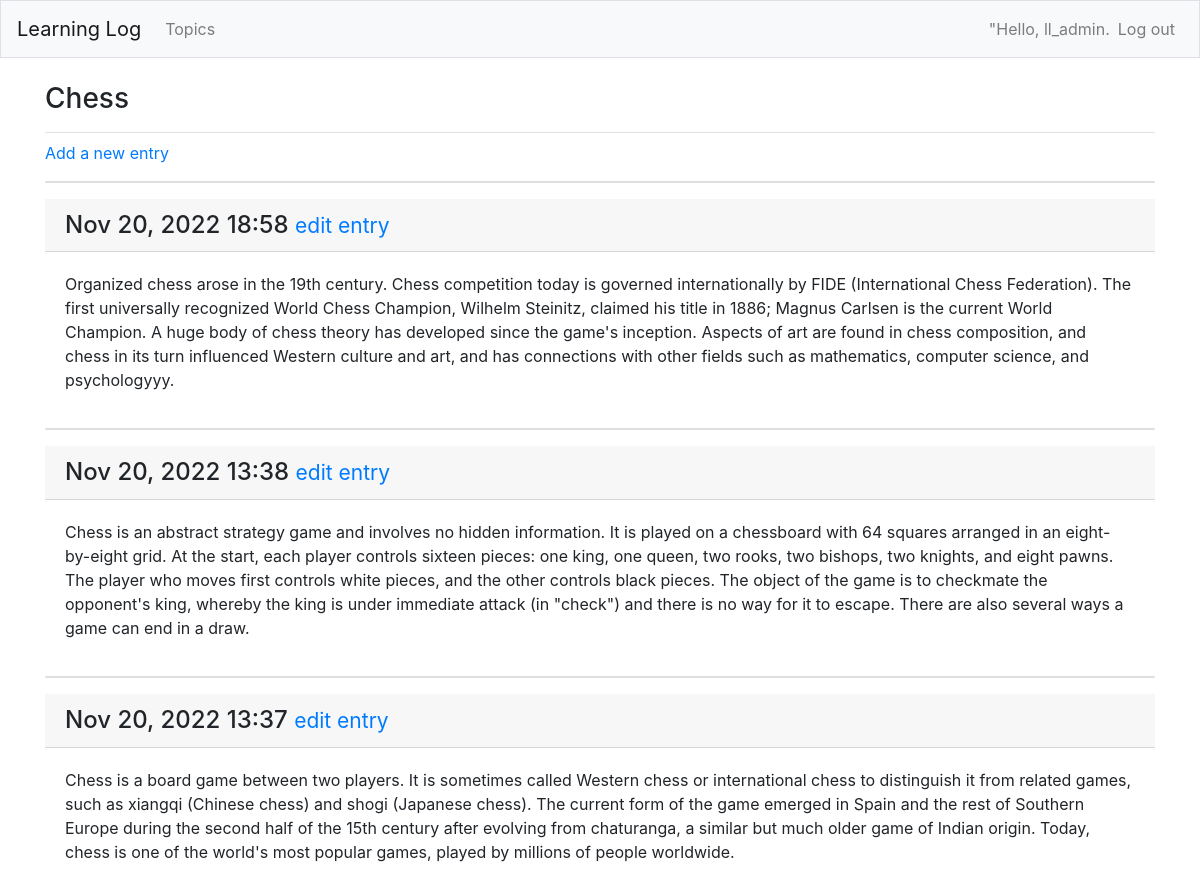
The page /topics/1/ (signed in) on the database its author committed.
### learning_logs/models.py (models this page shows, shortened)
class Topic(models.Model):
    text = models.CharField(max_length=200)
    date_added = models.DateTimeField(auto_now_add=True)
    owner = models.ForeignKey(User, on_delete=models.CASCADE)
    def __str__(self):
        return self.text

class Entry(models.Model):
    topic = models.ForeignKey(Topic, on_delete=models.CASCADE)
    text = models.TextField()
    date_added = models.DateTimeField(auto_now_add=True)
    class Meta:
        verbose_name_plural = 'entries'

### learning_logs/views.py (the view)
# urls.py: path('topics/<int:topic_id>/', views.topic, name='topic'),
@login_required
def topic(request, topic_id):
    topic = Topic.objects.get(id=topic_id)
    if topic.owner != request.user:
        raise Http404
    entries = topic.entry_set.order_by('-date_added')
    context = {'topic': topic, 'entries': entries}
    return render(request, 'learning_logs/topic.html', context)

### learning_logs/templates/learning_logs/topic.html
{% extends 'learning_logs/base.html' %}
{% block page-header %}
    <h3>{{ topic }}</h3>
{% endblock page-header %}
{% block content %}
    <p>
        <a href="{% url 'learning_logs:new_entry' topic.id %}">Add a new entry</a>
    </p>
    {% for entry in entries %}
        <div class="card mb-3"></div>
            <h4 class="card-header">
                {{ entry.date_added|date:'M d, Y H:i' }}
                <small><a href="{% url 'learning_logs:edit_entry' entry.id %}">
                    edit entry</a></small>
            </h4>
            <div class="card-body">
                {{ entry.text|linebreaks }}
            </div>
        </div>
    {% empty %}
            <p>There are no entries for this topic yet</p>
    {% endfor %}
{% endblock content %}

### learning_logs/templates/learning_logs/base.html (shortened to what this page needs)
{% load bootstrap4 %}
<!doctype html>
<html lang="en">
<head>
    {% bootstrap_css %}
</head>
<body>
    <nav class="navbar navbar-expand-md navbar-light bg-light mb-4 border">
        <a class="navbar-brand" href="{% url 'learning_logs:index' %}">
            Learning Log</a>
        <div class="collapse navbar-collapse" id="navbarCollapse">
            <ul class="navbar-nav mr-auto">
                <li class="nav_item">
                    <a class="nav-link" href="{% url 'learning_logs:topics' %}">
                        Topics</a></li>
            </ul>
            <ul class="navbar-nav ml-auto">
                {% if user.is_authenticated %}
                    <li class="nav-item">
                        <span class="navbar-text"}">"Hello, {{ user.username }}.</span>
                    </li>
                    <li class="nav-item">
                        <a class="nav-link" href="{% url 'users:logout' %}">Log out</a>
                    </li>
                {% else %}
                    <li class="nav-item">
                        <a class="nav-link" href="{% url 'users.register' %}">Register</a>
                    </li>
                    <li class="nav-item">
                        <a class="nav-link" href="{% url 'users:login' %}">Log in</a></li>
                {% endif %}
            </ul>
        </div>
    </nav>
    <main role="main" class="container">
        <div class="pb-2 mb-2 border-bottom">
            {% block page-header %}{% endblock page-header %}
        </div>
        <div>
            {% block content %}{% endblock content %}
    </main>
</body>
</html>

### rows shown on the page
Topic: text "Chess"
Entry: date_added "Nov 20, 2022 18:58", text "Organized chess arose in the 19th century. Chess competition today is governed internationally by FIDE (International Chess Federation). The first universally recognized World Chess Champion, Wilhelm Steinitz, claimed his title in 1886; Magnus Carlsen is the current World Champion. A huge body of chess theory has developed since the game's inception. Aspects of art are found in chess composition, and chess in its turn influenced Western culture and art, and has connections with other fields such as mathematics, computer science, and psychologyyy."
Entry: date_added "Nov 20, 2022 13:38", text "Chess is an abstract strategy game and involves no hidden information. It is played on a chessboard with 64 squares arranged in an eight-by-eight grid. At the start, each player controls sixteen pieces: one king, one queen, two rooks, two bishops, two knights, and eight pawns. The player who moves first controls white pieces, and the other controls black pieces. The object of the game is to checkmate the opponent's king, whereby the king is under immediate attack (in \"check\") and there is no way for it to escape. There are also several ways a game can end in a draw."
Entry: date_added "Nov 20, 2022 13:37", text "Chess is a board game between two players. It is sometimes called Western chess or international chess to distinguish it from related games, such as xiangqi (Chinese chess) and shogi (Japanese chess). The current form of the game emerged in Spain and the rest of Southern Europe during the second half of the 15th century after evolving from chaturanga, a similar but much older game of Indian origin. Today, chess is one of the world's most popular games, played by millions of people worldwide."

### other values the page prints
{{ user.username }} "ll_admin"
